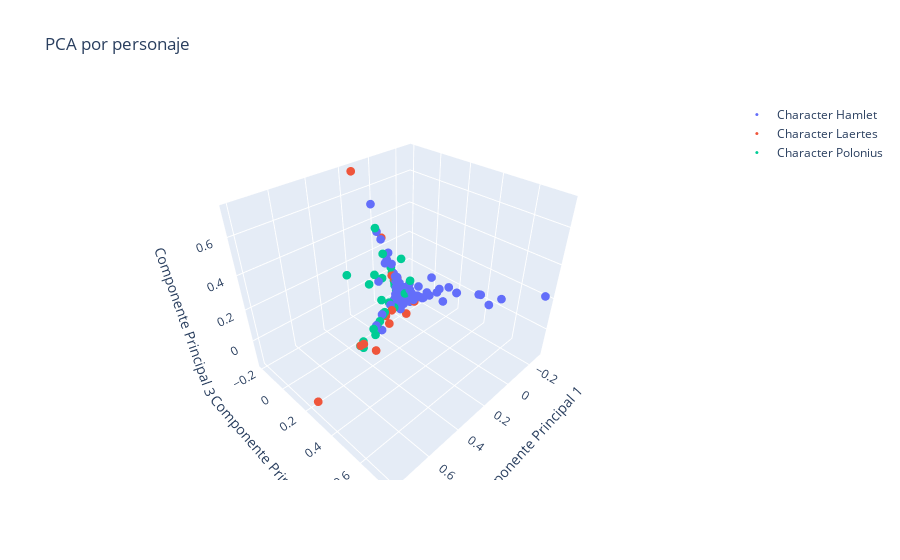

The code cell stored with this chart in its notebook:
### Code cell
from sklearn.decomposition import PCA

pca = PCA(n_components=3, svd_solver="arpack")
X_train_red = pca.fit_transform(X_train_tf)

import plotly.graph_objs as go
import numpy as np

fig = go.Figure()

# Añadir trazos para cada clase
for character in np.unique(y_train):
    mask_train = y_train == character
    fig.add_trace(go.Scatter3d(
        x=X_train_red[mask_train, 0],
        y=X_train_red[mask_train, 1],
        z=X_train_red[mask_train, 2],
        mode='markers',
        marker=dict(size=3),  # Ajustar el tamaño de los puntos
        name=f'Character {character}'
    ))

# Configurar el layout
fig.update_layout(
    title='PCA por personaje',
    scene=dict(
        xaxis_title='Componente Principal 1',
        yaxis_title='Componente Principal 2',
        zaxis_title='Componente Principal 3'
    )
)

# Mostrar el gráfico
fig.show()
